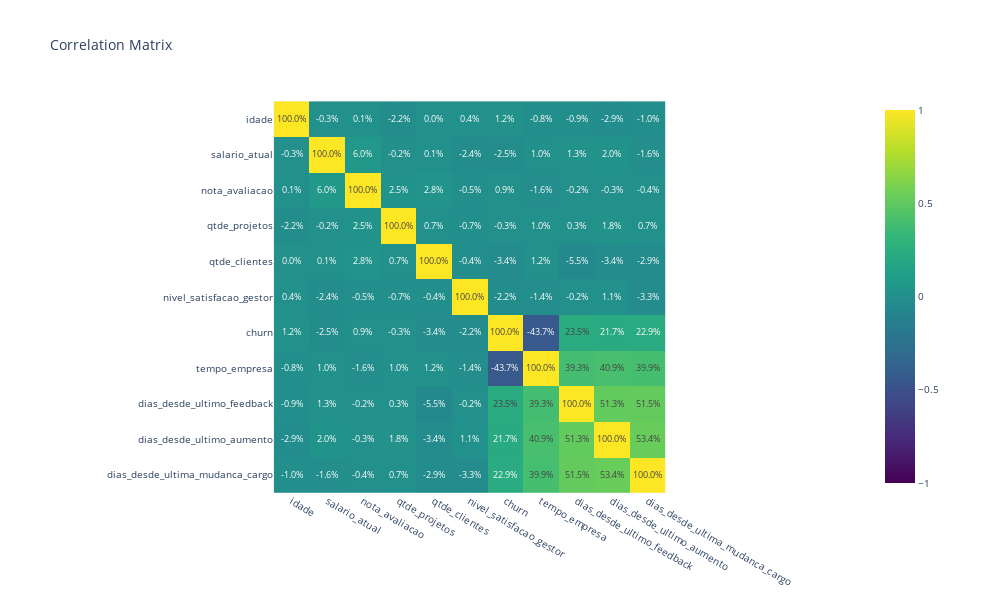

This figure's notebook cell:
### Markdown cell above
Correlation Matrix

### Code cell
corr_matrix = df_employees[numeric_columns].corr()

fig = px.imshow(corr_matrix,
                title='Correlation Matrix',
                color_continuous_scale='Viridis',
                zmin=-1,
                zmax=1)

fig.update_traces(text=corr_matrix, texttemplate='%{text:.1%}', textfont={'size': 9})
fig.update_layout(
    width=1000,
    height=600,
    title_font=dict(size=14),
    font=dict(size=10)
)
fig.show()
